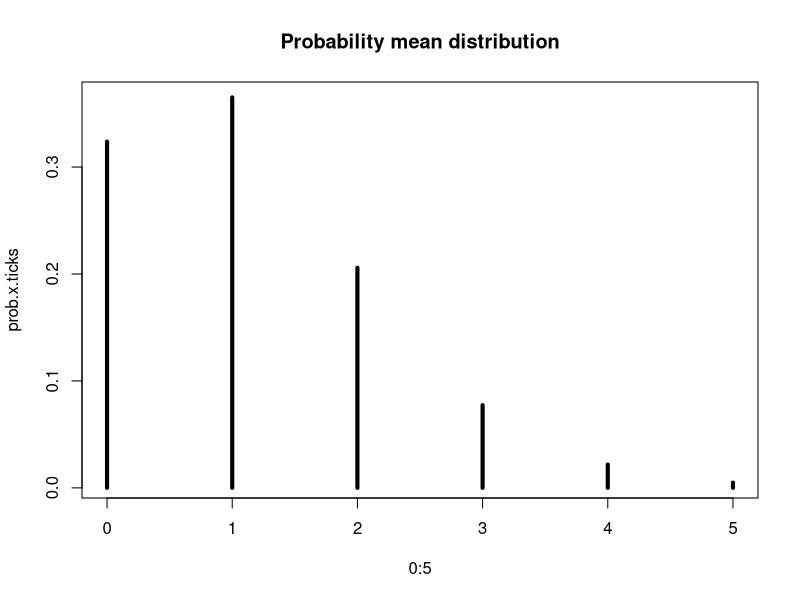

This chart was generated by the following R code:
#Return to eebbiometry@gmail.com by 11:15am, Friday September 15.
#   on the subject line put    YOURLASTNAME_EXERCISE
#Save the file as "Your_last_name_Weekly_Assignment_3.R"

#Name: Matthew Tuttle



#1. Given the following data of ticks found on dogs in summer (x), what is the maximum likelihood estimate of the parameter lambda?
x<-c(rep(0,20),rep(1,12),rep(2,8),rep(3,4),rep(4,2),5)
  
  max.like.estimate <- mean(x)

#2. Given the lambda above: what is the probability of finding 3 or more ticks on one dog?

  prob.3.plus <- ppois(2, max.like.estimate, lower.tail = FALSE)

#3. What is the most likely number of ticks found on a dog in this scenario?

  prob.x.ticks <- dpois(0:5, max.like.estimate)

  # Can be seen as equaling 1 tick by looking at max of plot
  plot(0:5, prob.x.ticks, type = "h", lwd = 4, main = "Probability mean distribution") 

  # Or can also be calculated
  most.like.num <- which(prob.x.ticks == max(prob.x.ticks)) - 1 # Subtract one since R starts vector indices at 1


#4. If you sample a normal distribution with a mean of 10 and a standard deviation of 2, what is the expected range of 50% of the population that is closest to the mean?

  qnorm(0.25, mean = 10, sd = 2);qnorm(0.75, mean = 10, sd = 2)


###You are an ornithologist that loves studying bird eggs. One day a colleague brings you a basket of eggs! Lucky you. Looking at the color and size, you narrow it down to two bird species that have, on average, different masses. Weighing the eggs, you collect the following data:

egg.data<-c(6.3,7.8,4.1,8.2,6.4,5.3,2.9,8.3)  


#5. Egg mass of species one can be modeled as a normal distribution with a mean of 5 grams and a standard deviation of 1.5 grams. The egg mass of species two can be modeled as a normal distribution with a mean of 7 grams and a standard deviation of 1 gram. Based on these data, what is the most likely species these eggs belong to?

  prob.species.1 <- mean(pnorm(egg.data, mean = 5, sd = 1.5))
  prob.species.2 <- mean(pnorm(egg.data, mean = 7, sd = 1))
  
# The eggs most likely belong to species 1 given that the sampled eggs have a higher average probability of being seen with the distribution of species 1 eggs as opposed to the distribution of species 2 eggs.
  